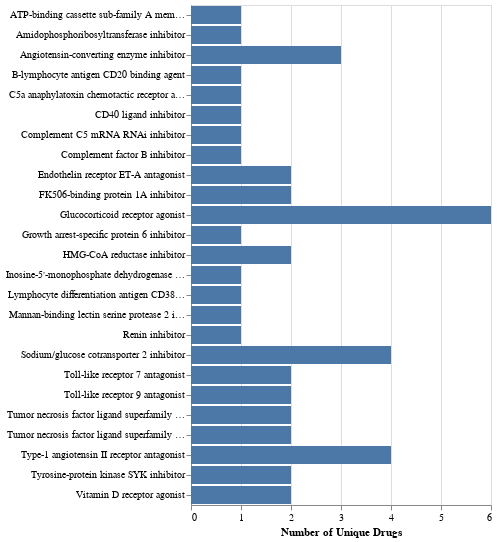

Notebook code for this chart:
### Markdown cell above
```{note}

Titles like "Distinct of drugID" won't get you any points for good data visualization. 

```

### Code cell
import altair as alt

alt.Chart(df).mark_bar().encode(
    x=alt.X("distinct(drugId):Q").title("Number of Unique Drugs"), 
    y=alt.Y("mechanismOfAction:O").title(None),
)

### Figure 1 — Vega-Lite specification as saved in the notebook (floating-point values rounded to 4 significant figures)
{"config": {"view": {"continuousWidth": 300, "continuousHeight": 300}}, "data": {"name": "data-d8b010d8a623bfd2a3ba7a368b00fc84"}, "mark": {"type": "bar"}, "encoding": {"x": {"aggregate": "distinct", "field": "drugId", "title": "Number of Unique Drugs", "type": "quantitative"}, "y": {"field": "mechanismOfAction", "title": null, "type": "ordinal"}}, "$schema": "https://vega.github.io/schema/vega-lite/v5.8.0.json", "datasets": {"data-d8b010d8a623bfd2a3ba7a368b00fc84": [{"diseaseId": "EFO_0004194", "diseaseName": "IGA glomerulonephritis", "drugId": "CHEMBL429910", "drugName": "DAPAGLIFLOZIN", "type": "Small molecule", "mechanismOfAction": "Sodium/glucose cotransporter 2 inhibitor", "actionType": "Inhibitor", "symbol": "SLC5A2", "name": "solute carrier family 5 member 2", "phase": 4, "status": "Not yet recruiting", "source": "https://clinicaltrials.gov/ct2/show/NCT04662723"}, {"diseaseId": "EFO_0004194", "diseaseName": "IGA glomerulonephritis", "drugId": "CHEMBL1168", "drugName": "RAMIPRIL", "type": "Small molecule", "mechanismOfAction": "Angiotensin-converting enzyme inhibitor", "actionType": "Inhibitor", "symbol": "ACE", "name": "angiotensin I converting enzyme", "phase": 4, "status": "Not yet recruiting", "source": "https://clinicaltrials.gov/ct2/show/NCT04662723"}, {"diseaseId": "EFO_0004194", "diseaseName": "IGA glomerulonephritis", "drugId": "CHEMBL1535", "drugName": "HYDROXYCHLOROQUINE", "type": "Small molecule", "mechanismOfAction": "Toll-like receptor 7 antagonist", "actionType": "Antagonist", "symbol": "TLR7", "name": "toll like receptor 7", "phase": 4, "status": "Completed", "source": "https://clinicaltrials.gov/ct2/show/NCT02351752"}, {"diseaseId": "EFO_0004194", "diseaseName": "IGA glomerulonephritis", "drugId": "CHEMBL1639", "drugName": "ALISKIREN", "type": "Small molecule", "mechanismOfAction": "Renin inhibitor", "actionType": "Inhibitor", "symbol": "REN", "name": "renin", "phase": 4, "status": "Completed", "source": "https://clinicaltrials.gov/ct2/show/NCT00922311"}, {"diseaseId": "EFO_0004194", "diseaseName": "IGA glomerulonephritis", "drugId": "CHEMBL4594217", "drugName": "CANAGLIFLOZIN", "type": "Small molecule", "mechanismOfAction": "Sodium/glucose cotransporter 2 inhibitor", "actionType": "Inhibitor", "symbol": "SLC5A2", "name": "solute carrier family 5 member 2", "phase": 4, "status": "Not yet recruiting", "source": "https://clinicaltrials.gov/ct2/show/NCT04662723"}, {"diseaseId": "EFO_0004194", "diseaseName": "IGA glomerulonephritis", "drugId": "CHEMBL1535", "drugName": "HYDROXYCHLOROQUINE", "type": "Small molecule", "mechanismOfAction": "Toll-like receptor 9 antagonist", "actionType": "Antagonist", "symbol": "TLR9", "name": "toll like receptor 9", "phase": 4, "status": "Completed", "source": "https://clinicaltrials.gov/ct2/show/NCT02351752"}, {"diseaseId": "EFO_0004194", "diseaseName": "IGA glomerulonephritis", "drugId": "CHEMBL578", "drugName": "ENALAPRIL", "type": "Small molecule", "mechanismOfAction": "Angiotensin-converting enzyme inhibitor", "actionType": "Inhibitor", "symbol": "ACE", "name": "angiotensin I converting enzyme", "phase": 4, "status": "Completed", "source": "https://clinicaltrials.gov/ct2/show/NCT00367562"}, {"diseaseId": "EFO_0004194", "diseaseName": "IGA glomerulonephritis", "drugId": "CHEMBL1456", "drugName": "MYCOPHENOLATE MOFETIL", "type": "Small molecule", "mechanismOfAction": "Inosine-5'-monophosphate dehydrogenase (IMPDH) inhibitor", "actionType": "Inhibitor", "symbol": "IMPDH1", "name": "inosine monophosphate dehydrogenase 1", "phase": 4, "status": "Unknown status", "source": "https://clinicaltrials.gov/ct2/show/NCT02981212"}, {"diseaseId": "EFO_0004194", "diseaseName": "IGA glomerulonephritis", "drugId": "CHEMBL1069", "drugName": "VALSARTAN", "type": "Small molecule", "mechanismOfAction": "Type-1 angiotensin II receptor antagonist", "actionType": "Antagonist", "symbol": "AGTR1", "name": "angiotensin II receptor type 1", "phase": 4, "status": "Unknown status", "source": "https://clinicaltrials.gov/ct2/show/NCT02765594"}, {"diseaseId": "EFO_0004194", "diseaseName": "IGA glomerulonephritis", "drugId": "CHEMBL1690", "drugName": "HYDROXYCHLOROQUINE SULFATE", "type": "Small molecule", "mechanismOfAction": "Toll-like receptor 7 antagonist", "actionType": "Antagonist", "symbol": "TLR7", "name": "toll like receptor 7", "phase": 4, "status": "Completed", "source": "https://clinicaltrials.gov/ct2/show/NCT02351752"}, {"diseaseId": "EFO_0004194", "diseaseName": "IGA glomerulonephritis", "drugId": "CHEMBL1535", "drugName": "HYDROXYCHLOROQUINE", "type": "Small molecule", "mechanismOfAction": "Toll-like receptor 9 antagonist", "actionType": "Antagonist", "symbol": "TLR9", "name": "toll like receptor 9", "phase": 4, "status": "Unknown status", "source": "https://clinicaltrials.gov/ct2/show/NCT02765594"}, {"diseaseId": "EFO_0004194", "diseaseName": "IGA glomerulonephritis", "drugId": "CHEMBL608", "drugName": "PROBUCOL", "type": "Small molecule", "mechanismOfAction": "ATP-binding cassette sub-family A member 1 inhibitor", "actionType": "Inhibitor", "symbol": "ABCA1", "name": "ATP binding cassette subfamily A member 1", "phase": 4, "status": "Completed", "source": "https://clinicaltrials.gov/ct2/show/NCT00426348"}, {"diseaseId": "EFO_0004194", "diseaseName": "IGA glomerulonephritis", "drugId": "CHEMBL191", "drugName": "LOSARTAN", "type": "Small molecule", "mechanismOfAction": "Type-1 angiotensin II receptor antagonist", "actionType": "Antagonist", "symbol": "AGTR1", "name": "angiotensin II receptor type 1", "phase": 4, "status": "Unknown status", "source": "https://clinicaltrials.gov/ct2/show/NCT02231125"}, {"diseaseId": "EFO_0004194", "diseaseName": "IGA glomerulonephritis", "drugId": "CHEMBL635", "drugName": "PREDNISONE", "type": "Small molecule", "mechanismOfAction": "Glucocorticoid receptor agonist", "actionType": "Agonist", "symbol": "NR3C1", "name": "nuclear receptor subfamily 3 group C member 1", "phase": 4, "status": "Unknown status", "source": "https://clinicaltrials.gov/ct2/show/NCT01758120"}, {"diseaseId": "EFO_0004194", "diseaseName": "IGA glomerulonephritis", "drugId": "CHEMBL1690", "drugName": "HYDROXYCHLOROQUINE SULFATE", "type": "Small molecule", "mechanismOfAction": "Toll-like receptor 9 antagonist", "actionType": "Antagonist", "symbol": "TLR9", "name": "toll like receptor 9", "phase": 4, "status": "Unknown status", "source": "https://clinicaltrials.gov/ct2/show/NCT02765594"}, {"diseaseId": "EFO_0004194", "diseaseName": "IGA glomerulonephritis", "drugId": "CHEMBL1690", "drugName": "HYDROXYCHLOROQUINE SULFATE", "type": "Small molecule", "mechanismOfAction": "Toll-like receptor 9 antagonist", "actionType": "Antagonist", "symbol": "TLR9", "name": "toll like receptor 9", "phase": 4, "status": "Completed", "source": "https://clinicaltrials.gov/ct2/show/NCT02351752"}, {"diseaseId": "EFO_0004194", "diseaseName": "IGA glomerulonephritis", "drugId": "CHEMBL1201576", "drugName": "RITUXIMAB", "type": "Antibody", "mechanismOfAction": "B-lymphocyte antigen CD20 binding agent", "actionType": "Binding agent", "symbol": "MS4A1", "name": "membrane spanning 4-domains A1", "phase": 4, "status": "Recruiting", "source": "https://clinicaltrials.gov/ct2/show/NCT04525729"}, {"diseaseId": "EFO_0004194", "diseaseName": "IGA glomerulonephritis", "drugId": "CHEMBL1069", "drugName": "VALSARTAN", "type": "Small molecule", "mechanismOfAction": "Type-1 angiotensin II receptor antagonist", "actionType": "Antagonist", "symbol": "AGTR1", "name": "angiotensin II receptor type 1", "phase": 4, "status": "Completed", "source": "https://clinicaltrials.gov/ct2/show/NCT00367562,https://clinicaltrials.gov/ct2/show/NCT00426348"}, {"diseaseId": "EFO_0004194", "diseaseName": "IGA glomerulonephritis", "drugId": "CHEMBL1456", "drugName": "MYCOPHENOLATE MOFETIL", "type": "Small molecule", "mechanismOfAction": "Inosine-5'-monophosphate dehydrogenase (IMPDH) inhibitor", "actionType": "Inhibitor", "symbol": "IMPDH2", "name": "inosine monophosphate dehydrogenase 2", "phase": 4, "status": "Completed", "source": "https://clinicaltrials.gov/ct2/show/NCT00863252"}, {"diseaseId": "EFO_0004194", "diseaseName": "IGA glomerulonephritis", "drugId": "CHEMBL635", "drugName": "PREDNISONE", "type": "Small molecule", "mechanismOfAction": "Glucocorticoid receptor agonist", "actionType": "Agonist", "symbol": "NR3C1", "name": "nuclear receptor subfamily 3 group C member 1", "phase": 4, "status": "Active, not recruiting", "source": "https://clinicaltrials.gov/ct2/show/NCT03218852"}, {"diseaseId": "EFO_0004194", "diseaseName": "IGA glomerulonephritis", "drugId": "CHEMBL1456", "drugName": "MYCOPHENOLATE MOFETIL", "type": "Small molecule", "mechanismOfAction": "Inosine-5'-monophosphate dehydrogenase (IMPDH) inhibitor", "actionType": "Inhibitor", "symbol": "IMPDH2", "name": "inosine monophosphate dehydrogenase 2", "phase": 4, "status": "Unknown status", "source": "https://clinicaltrials.gov/ct2/show/NCT02981212"}, {"diseaseId": "EFO_0004194", "diseaseName": "IGA glomerulonephritis", "drugId": "CHEMBL1201576", "drugName": "RITUXIMAB", "type": "Antibody", "mechanismOfAction": "B-lymphocyte antigen CD20 binding agent", "actionType": "Binding agent", "symbol": "MS4A1", "name": "membrane spanning 4-domains A1", "phase": 4, "status": "Unknown status", "source": "https://clinicaltrials.gov/ct2/show/NCT02571842"}, {"diseaseId": "EFO_0004194", "diseaseName": "IGA glomerulonephritis", "drugId": "CHEMBL1690", "drugName": "HYDROXYCHLOROQUINE SULFATE", "type": "Small molecule", "mechanismOfAction": "Toll-like receptor 7 antagonist", "actionType": "Antagonist", "symbol": "TLR7", "name": "toll like receptor 7", "phase": 4, "status": "Unknown status", "source": "https://clinicaltrials.gov/ct2/show/NCT02765594"}, {"diseaseId": "EFO_0004194", "diseaseName": "IGA glomerulonephritis", "drugId": "CHEMBL1201081", "drugName": "METHYLPREDNISOLONE SODIUM SUCCINATE", "type": "Small molecule", "mechanismOfAction": "Glucocorticoid receptor agonist", "actionType": "Agonist", "symbol": "NR3C1", "name": "nuclear receptor subfamily 3 group C member 1", "phase": 4, "status": "Completed", "source": "https://clinicaltrials.gov/ct2/show/NCT00755859"}, {"diseaseId": "EFO_0004194", "diseaseName": "IGA glomerulonephritis", "drugId": "CHEMBL1237", "drugName": "LISINOPRIL", "type": "Small molecule", "mechanismOfAction": "Angiotensin-converting enzyme inhibitor", "actionType": "Inhibitor", "symbol": "ACE", "name": "angiotensin I converting enzyme", "phase": 4, "status": "Not yet recruiting", "source": "https://clinicaltrials.gov/ct2/show/NCT04662723"}, {"diseaseId": "EFO_0004194", "diseaseName": "IGA glomerulonephritis", "drugId": "CHEMBL1201265", "drugName": "METHYLPREDNISOLONE HEMISUCCINATE", "type": "Small molecule", "mechanismOfAction": "Glucocorticoid receptor agonist", "actionType": "Agonist", "symbol": "NR3C1", "name": "nuclear receptor subfamily 3 group C member 1", "phase": 4, "status": "Completed", "source": "https://clinicaltrials.gov/ct2/show/NCT00755859"}, {"diseaseId": "EFO_0004194", "diseaseName": "IGA glomerulonephritis", "drugId": "CHEMBL1535", "drugName": "HYDROXYCHLOROQUINE", "type": "Small molecule", "mechanismOfAction": "Toll-like receptor 7 antagonist", "actionType": "Antagonist", "symbol": "TLR7", "name": "toll like receptor 7", "phase": 4, "status": "Unknown status", "source": "https://clinicaltrials.gov/ct2/show/NCT02765594"}, {"diseaseId": "EFO_0004194", "diseaseName": "IGA glomerulonephritis", "drugId": "CHEMBL1201576", "drugName": "RITUXIMAB", "type": "Antibody", "mechanismOfAction": "B-lymphocyte antigen CD20 binding agent", "actionType": "Binding agent", "symbol": "MS4A1", "name": "membrane spanning 4-domains A1", "phase": 4, "status": "Completed", "source": "https://clinicaltrials.gov/ct2/show/NCT00498368"}, {"diseaseId": "EFO_0004194", "diseaseName": "IGA glomerulonephritis", "drugId": "CHEMBL1456", "drugName": "MYCOPHENOLATE MOFETIL", "type": "Small molecule", "mechanismOfAction": "Inosine-5'-monophosphate dehydrogenase (IMPDH) inhibitor", "actionType": "Inhibitor", "symbol": "IMPDH1", "name": "inosine monophosphate dehydrogenase 1", "phase": 4, "status": "Completed", "source": "https://clinicaltrials.gov/ct2/show/NCT00863252"}, {"diseaseId": "EFO_0004194", "diseaseName": "IGA glomerulonephritis", "drugId": "CHEMBL2048484", "drugName": "CANAGLIFLOZIN", "type": "Small molecule", "mechanismOfAction": "Sodium/glucose cotransporter 2 inhibitor", "actionType": "Inhibitor", "symbol": "SLC5A2", "name": "solute carrier family 5 member 2", "phase": 4, "status": "Not yet recruiting", "source": "https://clinicaltrials.gov/ct2/show/NCT04662723"}, {"diseaseId": "EFO_0004194", "diseaseName": "IGA glomerulonephritis", "drugId": "CHEMBL191", "drugName": "LOSARTAN", "type": "Small molecule", "mechanismOfAction": "Type-1 angiotensin II receptor antagonist", "actionType": "Antagonist", "symbol": "AGTR1", "name": "angiotensin II receptor type 1", "phase": 4, "status": "Completed", "source": "https://clinicaltrials.gov/ct2/show/NCT01115426"}, {"diseaseId": "EFO_0004194", "diseaseName": "IGA glomerulonephritis", "drugId": "CHEMBL2107830", "drugName": "EMPAGLIFLOZIN", "type": "Small molecule", "mechanismOfAction": "Sodium/glucose cotransporter 2 inhibitor", "actionType": "Inhibitor", "symbol": "SLC5A2", "name": "solute carrier family 5 member 2", "phase": 4, "status": "Not yet recruiting", "source": "https://clinicaltrials.gov/ct2/show/NCT04662723"}, {"diseaseId": "EFO_0004194", "diseaseName": "IGA glomerulonephritis", "drugId": "CHEMBL191", "drugName": "LOSARTAN", "type": "Small molecule", "mechanismOfAction": "Type-1 angiotensin II receptor antagonist", "actionType": "Antagonist", "symbol": "AGTR1", "name": "angiotensin II receptor type 1", "phase": 4, "status": "Not yet recruiting", "source": "https://clinicaltrials.gov/ct2/show/NCT04662723"}, {"diseaseId": "EFO_0004194", "diseaseName": "IGA glomerulonephritis", "drugId": "CHEMBL1168", "drugName": "RAMIPRIL", "type": "Small molecule", "mechanismOfAction": "Angiotensin-converting enzyme inhibitor", "actionType": "Inhibitor", "symbol": "ACE", "name": "angiotensin I converting enzyme", "phase": 4, "status": "Completed", "source": "https://clinicaltrials.gov/ct2/show/NCT01115426"}, {"diseaseId": "EFO_0004194", "diseaseName": "IGA glomerulonephritis", "drugId": "CHEMBL846", "drugName": "CALCITRIOL", "type": "Small molecule", "mechanismOfAction": "Vitamin D receptor agonist", "actionType": "Agonist", "symbol": "VDR", "name": "vitamin D receptor", "phase": 4, "status": "Completed", "source": "https://clinicaltrials.gov/ct2/show/NCT00319761"}, {"diseaseId": "EFO_0004194", "diseaseName": "IGA glomerulonephritis", "drugId": "CHEMBL1542", "drugName": "AZATHIOPRINE", "type": "Small molecule", "mechanismOfAction": "Amidophosphoribosyltransferase inhibitor", "actionType": "Inhibitor", "symbol": "PPAT", "name": "phosphoribosyl pyrophosphate amidotransferase", "phase": 4, "status": "Completed", "source": "https://clinicaltrials.gov/ct2/show/NCT00755859"}, {"diseaseId": "EFO_0004194", "diseaseName": "IGA glomerulonephritis", "drugId": "CHEMBL1639", "drugName": "ALISKIREN", "type": "Small molecule", "mechanismOfAction": "Renin inhibitor", "actionType": "Inhibitor", "symbol": "REN", "name": "renin", "phase": 3, "status": "Completed", "source": "https://clinicaltrials.gov/ct2/show/NCT00870493"}, {"diseaseId": "EFO_0004194", "diseaseName": "IGA glomerulonephritis", "drugId": "CHEMBL1456", "drugName": "MYCOPHENOLATE MOFETIL", "type": "Small molecule", "mechanismOfAction": "Inosine-5'-monophosphate dehydrogenase (IMPDH) inhibitor", "actionType": "Inhibitor", "symbol": "IMPDH2", "name": "inosine monophosphate dehydrogenase 2", "phase": 3, "status": "Terminated", "source": "https://clinicaltrials.gov/ct2/show/NCT00318474"}, {"diseaseId": "EFO_0004194", "diseaseName": "IGA glomerulonephritis", "drugId": "CHEMBL191", "drugName": "LOSARTAN", "type": "Small molecule", "mechanismOfAction": "Type-1 angiotensin II receptor antagonist", "actionType": "Antagonist", "symbol": "AGTR1", "name": "angiotensin II receptor type 1", "phase": 3, "status": "Not yet recruiting", "source": "https://clinicaltrials.gov/ct2/show/NCT03357653"}, {"diseaseId": "EFO_0004194", "diseaseName": "IGA glomerulonephritis", "drugId": "CHEMBL9194", "drugName": "ATRASENTAN", "type": "Small molecule", "mechanismOfAction": "Endothelin receptor ET-A antagonist", "actionType": "Antagonist", "symbol": "EDNRA", "name": "endothelin receptor type A", "phase": 3, "status": "Recruiting", "source": "https://clinicaltrials.gov/ct2/show/NCT04573478"}, {"diseaseId": "EFO_0004194", "diseaseName": "IGA glomerulonephritis", "drugId": "CHEMBL4298195", "drugName": "NARSOPLIMAB", "type": "Antibody", "mechanismOfAction": "Mannan-binding lectin serine protease 2 inhibitor", "actionType": "Inhibitor", "symbol": "MASP2", "name": "MBL associated serine protease 2", "phase": 3, "status": "Recruiting", "source": "https://clinicaltrials.gov/ct2/show/NCT03608033"}, {"diseaseId": "EFO_0004194", "diseaseName": "IGA glomerulonephritis", "drugId": "CHEMBL1456", "drugName": "MYCOPHENOLATE MOFETIL", "type": "Small molecule", "mechanismOfAction": "Inosine-5'-monophosphate dehydrogenase (IMPDH) inhibitor", "actionType": "Inhibitor", "symbol": "IMPDH1", "name": "inosine monophosphate dehydrogenase 1", "phase": 3, "status": "Unknown status", "source": "https://clinicaltrials.gov/ct2/show/NCT02187900"}, {"diseaseId": "EFO_0004194", "diseaseName": "IGA glomerulonephritis", "drugId": "CHEMBL4594448", "drugName": "IPTACOPAN", "type": "Small molecule", "mechanismOfAction": "Complement factor B inhibitor", "actionType": "Inhibitor", "symbol": "CFB", "name": "complement factor B", "phase": 3, "status": "Recruiting", "source": "https://clinicaltrials.gov/ct2/show/NCT04578834,https://clinicaltrials.gov/ct2/show/NCT04557462"}, {"diseaseId": "EFO_0004194", "diseaseName": "IGA glomerulonephritis", "drugId": "CHEMBL131", "drugName": "PREDNISOLONE", "type": "Small molecule", "mechanismOfAction": "Glucocorticoid receptor agonist", "actionType": "Agonist", "symbol": "NR3C1", "name": "nuclear receptor subfamily 3 group C member 1", "phase": 3, "status": "Completed", "source": "https://clinicaltrials.gov/ct2/show/NCT00554502"}, {"diseaseId": "EFO_0004194", "diseaseName": "IGA glomerulonephritis", "drugId": "CHEMBL1201081", "drugName": "METHYLPREDNISOLONE SODIUM SUCCINATE", "type": "Small molecule", "mechanismOfAction": "Glucocorticoid receptor agonist", "actionType": "Agonist", "symbol": "NR3C1", "name": "nuclear receptor subfamily 3 group C member 1", "phase": 3, "status": "Completed", "source": "https://clinicaltrials.gov/ct2/show/NCT00657059"}, {"diseaseId": "EFO_0004194", "diseaseName": "IGA glomerulonephritis", "drugId": "CHEMBL635", "drugName": "PREDNISONE", "type": "Small molecule", "mechanismOfAction": "Glucocorticoid receptor agonist", "actionType": "Agonist", "symbol": "NR3C1", "name": "nuclear receptor subfamily 3 group C member 1", "phase": 3, "status": "Completed", "source": "https://clinicaltrials.gov/ct2/show/NCT00657059,https://clinicaltrials.gov/ct2/show/NCT01392833"}, {"diseaseId": "EFO_0004194", "diseaseName": "IGA glomerulonephritis", "drugId": "CHEMBL1456", "drugName": "MYCOPHENOLATE MOFETIL", "type": "Small molecule", "mechanismOfAction": "Inosine-5'-monophosphate dehydrogenase (IMPDH) inhibitor", "actionType": "Inhibitor", "symbol": "IMPDH2", "name": "inosine monophosphate dehydrogenase 2", "phase": 3, "status": "Completed", "source": "https://clinicaltrials.gov/ct2/show/NCT00657059"}, {"diseaseId": "EFO_0004194", "diseaseName": "IGA glomerulonephritis", "drugId": "CHEMBL131", "drugName": "PREDNISOLONE", "type": "Small molecule", "mechanismOfAction": "Glucocorticoid receptor agonist", "actionType": "Agonist", "symbol": "NR3C1", "name": "nuclear receptor subfamily 3 group C member 1", "phase": 3, "status": "Not yet recruiting", "source": "https://clinicaltrials.gov/ct2/show/NCT05510323"}, {"diseaseId": "EFO_0004194", "diseaseName": "IGA glomerulonephritis", "drugId": "CHEMBL2107877", "drugName": "BLISIBIMOD", "type": "Protein", "mechanismOfAction": "Tumor necrosis factor ligand superfamily member 13B inhibitor", "actionType": "Inhibitor", "symbol": "TNFSF13B", "name": "TNF superfamily member 13b", "phase": 3, "status": "Withdrawn", "source": "https://clinicaltrials.gov/ct2/show/NCT02052219"}, {"diseaseId": "EFO_0004194", "diseaseName": "IGA glomerulonephritis", "drugId": "CHEMBL1513", "drugName": "IRBESARTAN", "type": "Small molecule", "mechanismOfAction": "Type-1 angiotensin II receptor antagonist", "actionType": "Antagonist", "symbol": "AGTR1", "name": "angiotensin II receptor type 1", "phase": 3, "status": "Completed", "source": "https://clinicaltrials.gov/ct2/show/NCT00657059"}, {"diseaseId": "EFO_0004194", "diseaseName": "IGA glomerulonephritis", "drugId": "CHEMBL1456", "drugName": "MYCOPHENOLATE MOFETIL", "type": "Small molecule", "mechanismOfAction": "Inosine-5'-monophosphate dehydrogenase (IMPDH) inhibitor", "actionType": "Inhibitor", "symbol": "IMPDH1", "name": "inosine monophosphate dehydrogenase 1", "phase": 3, "status": "Completed", "source": "https://clinicaltrials.gov/ct2/show/NCT00657059"}, {"diseaseId": "EFO_0004194", "diseaseName": "IGA glomerulonephritis", "drugId": "CHEMBL650", "drugName": "METHYLPREDNISOLONE", "type": "Small molecule", "mechanismOfAction": "Glucocorticoid receptor agonist", "actionType": "Agonist", "symbol": "NR3C1", "name": "nuclear receptor subfamily 3 group C member 1", "phase": 3, "status": "Completed", "source": "https://clinicaltrials.gov/ct2/show/NCT01392833,https://clinicaltrials.gov/ct2/show/NCT00657059,https://clinicaltrials.gov/ct2/show/NCT00554502"}, {"diseaseId": "EFO_0004194", "diseaseName": "IGA glomerulonephritis", "drugId": "CHEMBL1513", "drugName": "IRBESARTAN", "type": "Small molecule", "mechanismOfAction": "Type-1 angiotensin II receptor antagonist", "actionType": "Antagonist", "symbol": "AGTR1", "name": "angiotensin II receptor type 1", "phase": 3, "status": "Active, not recruiting", "source": "https://clinicaltrials.gov/ct2/show/NCT03762850"}, {"diseaseId": "EFO_0004194", "diseaseName": "IGA glomerulonephritis", "drugId": "CHEMBL1201265", "drugName": "METHYLPREDNISOLONE HEMISUCCINATE", "type": "Small molecule", "mechanismOfAction": "Glucocorticoid receptor agonist", "actionType": "Agonist", "symbol": "NR3C1", "name": "nuclear receptor subfamily 3 group C member 1", "phase": 3, "status": "Completed", "source": "https://clinicaltrials.gov/ct2/show/NCT00657059"}, {"diseaseId": "EFO_0004194", "diseaseName": "IGA glomerulonephritis", "drugId": "CHEMBL539423", "drugName": "SPARSENTAN", "type": "Small molecule", "mechanismOfAction": "Endothelin receptor ET-A antagonist", "actionType": "Antagonist", "symbol": "EDNRA", "name": "endothelin receptor type A", "phase": 3, "status": "Active, not recruiting", "source": "https://clinicaltrials.gov/ct2/show/NCT03762850"}, {"diseaseId": "EFO_0004194", "diseaseName": "IGA glomerulonephritis", "drugId": "CHEMBL1542", "drugName": "AZATHIOPRINE", "type": "Small molecule", "mechanismOfAction": "Amidophosphoribosyltransferase inhibitor", "actionType": "Inhibitor", "symbol": "PPAT", "name": "phosphoribosyl pyrophosphate amidotransferase", "phase": 3, "status": "Completed", "source": "https://clinicaltrials.gov/ct2/show/NCT00554502,https://clinicaltrials.gov/ct2/show/NCT01392833"}, {"diseaseId": "EFO_0004194", "diseaseName": "IGA glomerulonephritis", "drugId": "CHEMBL191", "drugName": "LOSARTAN", "type": "Small molecule", "mechanismOfAction": "Type-1 angiotensin II receptor antagonist", "actionType": "Antagonist", "symbol": "AGTR1", "name": "angiotensin II receptor type 1", "phase": 3, "status": "Completed", "source": "https://clinicaltrials.gov/ct2/show/NCT02232776"}, {"diseaseId": "EFO_0004194", "diseaseName": "IGA glomerulonephritis", "drugId": "CHEMBL539423", "drugName": "SPARSENTAN", "type": "Small molecule", "mechanismOfAction": "Type-1 angiotensin II receptor antagonist", "actionType": "Antagonist", "symbol": "AGTR1", "name": "angiotensin II receptor type 1", "phase": 3, "status": "Active, not recruiting", "source": "https://clinicaltrials.gov/ct2/show/NCT03762850"}, {"diseaseId": "EFO_0004194", "diseaseName": "IGA glomerulonephritis", "drugId": "CHEMBL1456", "drugName": "MYCOPHENOLATE MOFETIL", "type": "Small molecule", "mechanismOfAction": "Inosine-5'-monophosphate dehydrogenase (IMPDH) inhibitor", "actionType": "Inhibitor", "symbol": "IMPDH1", "name": "inosine monophosphate dehydrogenase 1", "phase": 3, "status": "Terminated", "source": "https://clinicaltrials.gov/ct2/show/NCT00318474"}, {"diseaseId": "EFO_0004194", "diseaseName": "IGA glomerulonephritis", "drugId": "CHEMBL1200622", "drugName": "PARICALCITOL", "type": "Small molecule", "mechanismOfAction": "Vitamin D receptor agonist", "actionType": "Agonist", "symbol": "VDR", "name": "vitamin D receptor", "phase": 3, "status": "Withdrawn", "source": "https://clinicaltrials.gov/ct2/show/NCT00599963"}, {"diseaseId": "EFO_0004194", "diseaseName": "IGA glomerulonephritis", "drugId": "CHEMBL1456", "drugName": "MYCOPHENOLATE MOFETIL", "type": "Small molecule", "mechanismOfAction": "Inosine-5'-monophosphate dehydrogenase (IMPDH) inhibitor", "actionType": "Inhibitor", "symbol": "IMPDH2", "name": "inosine monophosphate dehydrogenase 2", "phase": 3, "status": "Unknown status", "source": "https://clinicaltrials.gov/ct2/show/NCT02187900"}, {"diseaseId": "EFO_0004194", "diseaseName": "IGA glomerulonephritis", "drugId": "CHEMBL650", "drugName": "METHYLPREDNISOLONE", "type": "Small molecule", "mechanismOfAction": "Glucocorticoid receptor agonist", "actionType": "Agonist", "symbol": "NR3C1", "name": "nuclear receptor subfamily 3 group C member 1", "phase": 3, "status": "Recruiting", "source": "https://clinicaltrials.gov/ct2/show/NCT04833374"}, {"diseaseId": "EFO_0004194", "diseaseName": "IGA glomerulonephritis", "drugId": "CHEMBL2107877", "drugName": "BLISIBIMOD", "type": "Protein", "mechanismOfAction": "Tumor necrosis factor ligand superfamily member 13B inhibitor", "actionType": "Inhibitor", "symbol": "TNFSF13B", "name": "TNF superfamily member 13b", "phase": 2, "status": "Completed", "source": "https://clinicaltrials.gov/ct2/show/NCT02062684"}, {"diseaseId": "EFO_0004194", "diseaseName": "IGA glomerulonephritis", "drugId": "CHEMBL1742986", "drugName": "ATACICEPT", "type": "Protein", "mechanismOfAction": "Tumor necrosis factor ligand superfamily member 13B inhibitor", "actionType": "Inhibitor", "symbol": "TNFSF13B", "name": "TNF superfamily member 13b", "phase": 2, "status": "Active, not recruiting", "source": "https://clinicaltrials.gov/ct2/show/NCT04716231"}, {"diseaseId": "EFO_0004194", "diseaseName": "IGA glomerulonephritis", "drugId": "CHEMBL1742986", "drugName": "ATACICEPT", "type": "Protein", "mechanismOfAction": "Tumor necrosis factor ligand superfamily member 13B inhibitor", "actionType": "Inhibitor", "symbol": "TNFSF13B", "name": "TNF superfamily member 13b", "phase": 2, "status": "Terminated", "source": "https://clinicaltrials.gov/ct2/show/NCT02808429"}, {"diseaseId": "EFO_0004194", "diseaseName": "IGA glomerulonephritis", "drugId": "CHEMBL4594448", "drugName": "IPTACOPAN", "type": "Small molecule", "mechanismOfAction": "Complement factor B inhibitor", "actionType": "Inhibitor", "symbol": "CFB", "name": "complement factor B", "phase": 2, "status": "Completed", "source": "https://clinicaltrials.gov/ct2/show/NCT03373461"}, {"diseaseId": "EFO_0004194", "diseaseName": "IGA glomerulonephritis", "drugId": "CHEMBL635", "drugName": "PREDNISONE", "type": "Small molecule", "mechanismOfAction": "Glucocorticoid receptor agonist", "actionType": "Agonist", "symbol": "NR3C1", "name": "nuclear receptor subfamily 3 group C member 1", "phase": 2, "status": "Completed", "source": "https://clinicaltrials.gov/ct2/show/NCT00004448"}, {"diseaseId": "EFO_0004194", "diseaseName": "IGA glomerulonephritis", "drugId": "CHEMBL1742986", "drugName": "ATACICEPT", "type": "Protein", "mechanismOfAction": "Tumor necrosis factor ligand superfamily member 13 inhibitor", "actionType": "Inhibitor", "symbol": "TNFSF13", "name": "TNF superfamily member 13", "phase": 2, "status": "Terminated", "source": "https://clinicaltrials.gov/ct2/show/NCT02808429"}, {"diseaseId": "EFO_0004194", "diseaseName": "IGA glomerulonephritis", "drugId": "CHEMBL393220", "drugName": "ATORVASTATIN CALCIUM", "type": "Small molecule", "mechanismOfAction": "HMG-CoA reductase inhibitor", "actionType": "Inhibitor", "symbol": "HMGCR", "name": "3-hydroxy-3-methylglutaryl-CoA reductase", "phase": 2, "status": "Completed", "source": "https://clinicaltrials.gov/ct2/show/NCT00396721"}, {"diseaseId": "EFO_0004194", "diseaseName": "IGA glomerulonephritis", "drugId": "CHEMBL131", "drugName": "PREDNISOLONE", "type": "Small molecule", "mechanismOfAction": "Glucocorticoid receptor agonist", "actionType": "Agonist", "symbol": "NR3C1", "name": "nuclear receptor subfamily 3 group C member 1", "phase": 2, "status": "Unknown status", "source": "https://clinicaltrials.gov/ct2/show/NCT02662283"}, {"diseaseId": "EFO_0004194", "diseaseName": "IGA glomerulonephritis", "drugId": "CHEMBL4594462", "drugName": "BATIRAXCEPT", "type": "Protein", "mechanismOfAction": "Growth arrest-specific protein 6 inhibitor", "actionType": "Inhibitor", "symbol": "GAS6", "name": "growth arrest specific 6", "phase": 2, "status": "Terminated", "source": "https://clinicaltrials.gov/ct2/show/NCT04042623"}, {"diseaseId": "EFO_0004194", "diseaseName": "IGA glomerulonephritis", "drugId": "CHEMBL413", "drugName": "SIROLIMUS", "type": "Small molecule", "mechanismOfAction": "FK506-binding protein 1A inhibitor", "actionType": "Inhibitor", "symbol": "FKBP1A", "name": "FKBP prolyl isomerase 1A", "phase": 2, "status": "Completed", "source": "https://clinicaltrials.gov/ct2/show/NCT00396721"}, {"diseaseId": "EFO_0004194", "diseaseName": "IGA glomerulonephritis", "drugId": "CHEMBL2103830", "drugName": "FOSTAMATINIB", "type": "Small molecule", "mechanismOfAction": "Tyrosine-protein kinase SYK inhibitor", "actionType": "Inhibitor", "symbol": "SYK", "name": "spleen associated tyrosine kinase", "phase": 2, "status": "Withdrawn", "source": "https://clinicaltrials.gov/ct2/show/NCT02433236"}, {"diseaseId": "EFO_0004194", "diseaseName": "IGA glomerulonephritis", "drugId": "CHEMBL269732", "drugName": "TACROLIMUS", "type": "Small molecule", "mechanismOfAction": "FK506-binding protein 1A inhibitor", "actionType": "Inhibitor", "symbol": "FKBP1A", "name": "FKBP prolyl isomerase 1A", "phase": 2, "status": "Completed", "source": "https://clinicaltrials.gov/ct2/show/NCT01224028"}, {"diseaseId": "EFO_0004194", "diseaseName": "IGA glomerulonephritis", "drugId": "CHEMBL4594460", "drugName": "AT-1501", "type": "Unknown", "mechanismOfAction": "CD40 ligand inhibitor", "actionType": "Inhibitor", "symbol": "CD40LG", "name": "CD40 ligand", "phase": 2, "status": "Recruiting", "source": "https://clinicaltrials.gov/ct2/show/NCT05125068"}, {"diseaseId": "EFO_0004194", "diseaseName": "IGA glomerulonephritis", "drugId": "CHEMBL1742986", "drugName": "ATACICEPT", "type": "Protein", "mechanismOfAction": "Tumor necrosis factor ligand superfamily member 13 inhibitor", "actionType": "Inhibitor", "symbol": "TNFSF13", "name": "TNF superfamily member 13", "phase": 2, "status": "Active, not recruiting", "source": "https://clinicaltrials.gov/ct2/show/NCT04716231"}, {"diseaseId": "EFO_0004194", "diseaseName": "IGA glomerulonephritis", "drugId": "CHEMBL4594614", "drugName": "SIBEPRENLIMAB", "type": "Antibody", "mechanismOfAction": "Tumor necrosis factor ligand superfamily member 13 inhibitor", "actionType": "Inhibitor", "symbol": "TNFSF13", "name": "TNF superfamily member 13", "phase": 2, "status": "Active, not recruiting", "source": "https://clinicaltrials.gov/ct2/show/NCT04287985"}, {"diseaseId": "EFO_0004194", "diseaseName": "IGA glomerulonephritis", "drugId": "CHEMBL4594579", "drugName": "FELZARTAMAB", "type": "Antibody", "mechanismOfAction": "Lymphocyte differentiation antigen CD38 inhibitor", "actionType": "Inhibitor", "symbol": "CD38", "name": "CD38 molecule", "phase": 2, "status": "Recruiting", "source": "https://clinicaltrials.gov/ct2/show/NCT05065970"}, {"diseaseId": "EFO_0004194", "diseaseName": "IGA glomerulonephritis", "drugId": "CHEMBL1487", "drugName": "ATORVASTATIN", "type": "Small molecule", "mechanismOfAction": "HMG-CoA reductase inhibitor", "actionType": "Inhibitor", "symbol": "HMGCR", "name": "3-hydroxy-3-methylglutaryl-CoA reductase", "phase": 2, "status": "Completed", "source": "https://clinicaltrials.gov/ct2/show/NCT00396721"}, {"diseaseId": "EFO_0004194", "diseaseName": "IGA glomerulonephritis", "drugId": "CHEMBL3989871", "drugName": "AVACOPAN", "type": "Small molecule", "mechanismOfAction": "C5a anaphylatoxin chemotactic receptor antagonist", "actionType": "Antagonist", "symbol": "C5AR1", "name": "complement C5a receptor 1", "phase": 2, "status": "Completed", "source": "https://clinicaltrials.gov/ct2/show/NCT02384317"}, {"diseaseId": "EFO_0004194", "diseaseName": "IGA glomerulonephritis", "drugId": "CHEMBL1370", "drugName": "BUDESONIDE", "type": "Small molecule", "mechanismOfAction": "Glucocorticoid receptor agonist", "actionType": "Agonist", "symbol": "NR3C1", "name": "nuclear receptor subfamily 3 group C member 1", "phase": 2, "status": "Completed", "source": "https://clinicaltrials.gov/ct2/show/NCT00767221"}, {"diseaseId": "EFO_0004194", "diseaseName": "IGA glomerulonephritis", "drugId": "CHEMBL2103830", "drugName": "FOSTAMATINIB", "type": "Small molecule", "mechanismOfAction": "Tyrosine-protein kinase SYK inhibitor", "actionType": "Inhibitor", "symbol": "SYK", "name": "spleen associated tyrosine kinase", "phase": 2, "status": "Completed", "source": "https://clinicaltrials.gov/ct2/show/NCT02112838"}, {"diseaseId": "EFO_0004194", "diseaseName": "IGA glomerulonephritis", "drugId": "CHEMBL578", "drugName": "ENALAPRIL", "type": "Small molecule", "mechanismOfAction": "Angiotensin-converting enzyme inhibitor", "actionType": "Inhibitor", "symbol": "ACE", "name": "angiotensin I converting enzyme", "phase": 2, "status": "Completed", "source": "https://clinicaltrials.gov/ct2/show/NCT00396721"}, {"diseaseId": "EFO_0004194", "diseaseName": "IGA glomerulonephritis", "drugId": "CHEMBL3989516", "drugName": "FOSTAMATINIB DISODIUM", "type": "Small molecule", "mechanismOfAction": "Tyrosine-protein kinase SYK inhibitor", "actionType": "Inhibitor", "symbol": "SYK", "name": "spleen associated tyrosine kinase", "phase": 2, "status": "Withdrawn", "source": "https://clinicaltrials.gov/ct2/show/NCT02433236"}, {"diseaseId": "EFO_0004194", "diseaseName": "IGA glomerulonephritis", "drugId": "CHEMBL4297722", "drugName": "CEMDISIRAN", "type": "Oligonucleotide", "mechanismOfAction": "Complement C5 mRNA RNAi inhibitor", "actionType": "Rnai inhibitor", "symbol": "C5", "name": "complement C5", "phase": 2, "status": "Active, not recruiting", "source": "https://clinicaltrials.gov/ct2/show/NCT03841448"}, {"diseaseId": "EFO_0004194", "diseaseName": "IGA glomerulonephritis", "drugId": "CHEMBL4594614", "drugName": "SIBEPRENLIMAB", "type": "Antibody", "mechanismOfAction": "Tumor necrosis factor ligand superfamily member 13 inhibitor", "actionType": "Inhibitor", "symbol": "TNFSF13", "name": "TNF superfamily member 13", "phase": 1, "status": "Completed", "source": "https://clinicaltrials.gov/ct2/show/NCT03719443"}]}}
